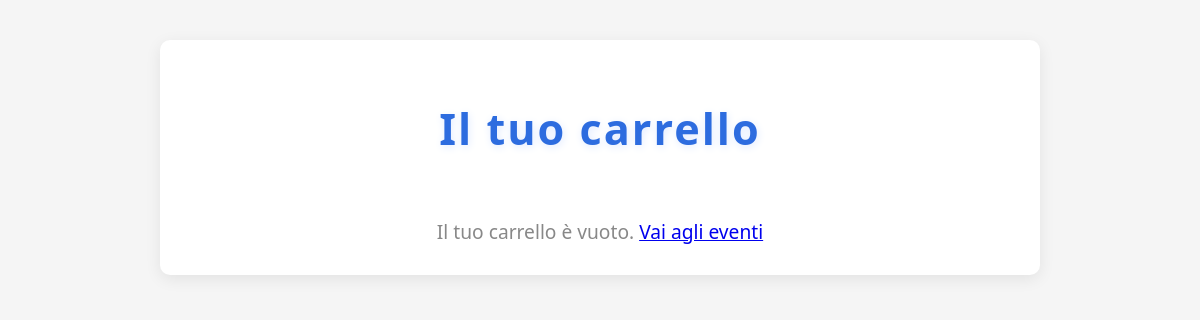
/carrello/ (signed in), run on an earlier commit of the app's database.
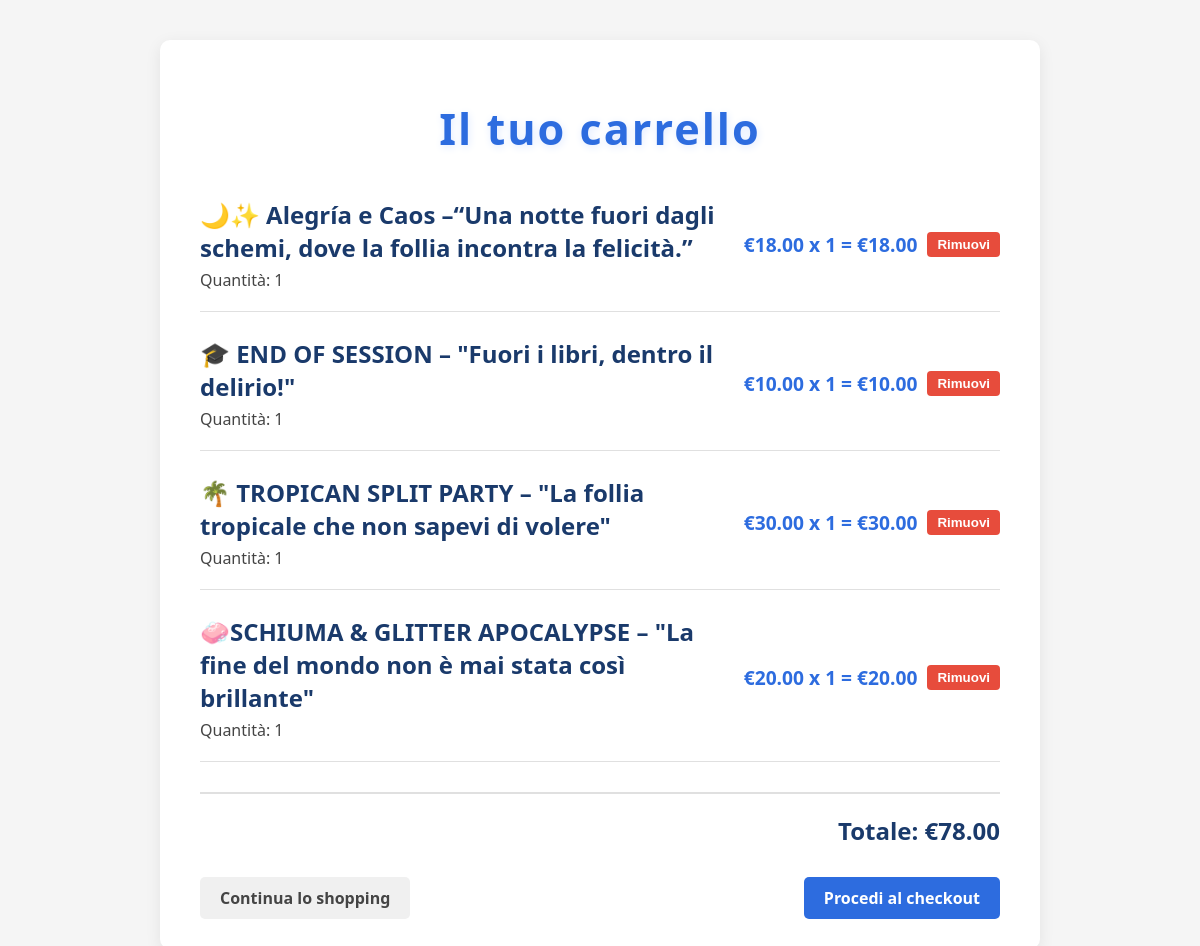
And on a later commit of the database.
### Event_Hub/models.py (models this page shows)
class Carrello(models.Model):
    id = models.AutoField(primary_key=True)
    utente = models.ForeignKey(Utente, on_delete=models.CASCADE)
    evento = models.ForeignKey(Evento, on_delete=models.CASCADE)
    numero_biglietti = models.IntegerField()
    data_aggiunta = models.DateField(auto_now_add=True)
    class Meta:
        unique_together = ('utente', 'evento')  # Un utente può avere un solo carrello per evento

class Evento(models.Model):
    nome = models.CharField(max_length=100, primary_key=True)
    data = models.DateField()
    ora_inizio = models.TimeField()
    ora_fine = models.TimeField()
    luogo = models.CharField(max_length=100)
    descrizione = models.TextField()
    organizzatore = models.ForeignKey(Organizzatore, on_delete=models.CASCADE)
    biglietti_disponibili = models.IntegerField()
    prezzo = models.DecimalField(max_digits=10, decimal_places=2, default=0.00)

### Event_Hub/views.py (the view)
# urls.py: path('carrello/', carrello, name='carrello'),
def carrello(request):
    utente_email = request.session.get('utente_email')
    if not utente_email:
        return redirect('login')
    try:
        utente = Utente.objects.get(email=utente_email)
        Carrello_items = Carrello.objects.filter(utente=utente).select_related('evento')
        items_with_subtotals = []
        totale = 0
        for item in Carrello_items:
            subtotale = item.evento.prezzo * item.numero_biglietti
            totale += subtotale
            items_with_subtotals.append({
                'item': item,
                'subtotale': subtotale
            })
        context = {
            'carrello_items': items_with_subtotals,
            'totale': totale
        }
        return render(request, 'carrello.html', context)
    except Utente.DoesNotExist:
        return redirect('login')

### templates/carrello.html (shortened to what this page needs)
<!DOCTYPE html>
<html lang="it">
<head>
</head>
<body>
    <div class="container">
        <h1>Il tuo carrello</h1>
        {% if carrello_items %}
            {% for cart_item in carrello_items %}
            <div class="carrello-item">
                <div class="evento-info">
                    <div class="evento-nome">{{ cart_item.item.evento.nome }}</div>
                    <div class="evento-dettagli">
                        Quantità: {{ cart_item.item.numero_biglietti }}
                    </div>
                </div>
                <div class="azioni">
                    <div class="prezzo-totale">
                        €{{ cart_item.item.evento.prezzo|floatformat:2 }} x {{ cart_item.item.numero_biglietti }} = €{{ cart_item.subtotale|floatformat:2 }}
                    </div>
                    <form action="{% url 'rimuovi_dal_carrello' %}" method="post">
                        <button type="submit" class="rimuovi-bottone">Rimuovi</button>
                    </form>
                </div>
            </div>
            {% endfor %}
            <div class="carrello-totale">
                Totale: €{{ totale|floatformat:2 }}
            </div>
            <div class="bottoni">
                <a href="{% url 'eventi' %}" class="bottone continua-shopping">Continua lo shopping</a>
                <a href="{% url 'checkout' %}" class="bottone procedi-checkout">Procedi al checkout</a>
            </div>
        {% else %}
            <div class="no-items">
                Il tuo carrello è vuoto. <a href="{% url 'eventi' %}">Vai agli eventi</a>
            </div>
        {% endif %}
    </div>
</body>
</html>

### templates/carrello.html (style rules this page uses)
body { font-family: 'Segoe UI', Tahoma, Geneva, Verdana, sans-serif; background: #f5f5f5; margin: 0; padding: 0; }
.container { max-width: 800px; margin: 40px auto; background: #fff; border-radius: 10px; box-shadow: 0 4px 16px rgba(0,0,0,0.08); padding: 30px 40px; }
h1 { text-align: center; color: #2d6cdf; font-size: 2.7em; margin-bottom: 40px; letter-spacing: 2px; text-shadow: 1px 2px 8px #e0eaff; }
.carrello-item { margin-bottom: 25px; padding-bottom: 20px; border-bottom: 1px solid #e0e0e0; display: flex; justify-content: space-between; align-items: center; }
.evento-info { flex: 1; }
.evento-nome { font-size: 1.5em; font-weight: bold; color: #1a3a6b; margin-bottom: 5px; }
.evento-dettagli { font-size: 1em; color: #444; }
.prezzo-totale { font-size: 1.2em; font-weight: bold; color: #2d6cdf; text-align: right; }
.carrello-totale { margin-top: 30px; padding-top: 20px; border-top: 2px solid #e0e0e0; text-align: right; font-size: 1.5em; font-weight: bold; color: #1a3a6b; }
.bottoni { display: flex; justify-content: space-between; margin-top: 30px; }
.bottone { display: inline-block; padding: 10px 20px; border-radius: 5px; text-decoration: none; font-weight: bold; text-align: center; }
.continua-shopping { background-color: #f0f0f0; color: #444; }
.procedi-checkout { background-color: #2d6cdf; color: white; }
.rimuovi-bottone { background-color: #e74c3c; color: white; padding: 5px 10px; border-radius: 4px; border: none; font-weight: bold; cursor: pointer; margin-left: 10px; }
.azioni { display: flex; align-items: center; }

What changed in the data, as far as the page shows it:
added Carrello: item.evento.nome "🌙✨ Alegría e Caos –“Una notte fuori dagli schemi, dove la follia incontra la felicità.”", item.numero_biglietti "1", item.evento.prezzo "18.00", subtotale "18.00"
added Carrello: item.evento.nome "🎓 END OF SESSION – \"Fuori i libri, dentro il delirio!\"", item.numero_biglietti "1", item.evento.prezzo "10.00", subtotale "10.00"
added Carrello: item.evento.nome "🌴 TROPICAN SPLIT PARTY – \"La follia tropicale che non sapevi di volere\"", item.numero_biglietti "1", item.evento.prezzo "30.00", subtotale "30.00"
added Carrello: item.evento.nome "🧼SCHIUMA & GLITTER APOCALYPSE – \"La fine del mondo non è mai stata così brillante\"", item.numero_biglietti "1", item.evento.prezzo "20.00", subtotale "20.00"
Also different on the page:
{{ totale|floatformat:2 }}: (not shown) → "78.00"
text no longer shown: "Il tuo carrello è vuoto. Vai agli eventi"
text now shown: "Totale: € Continua lo shopping Procedi al checkout"
